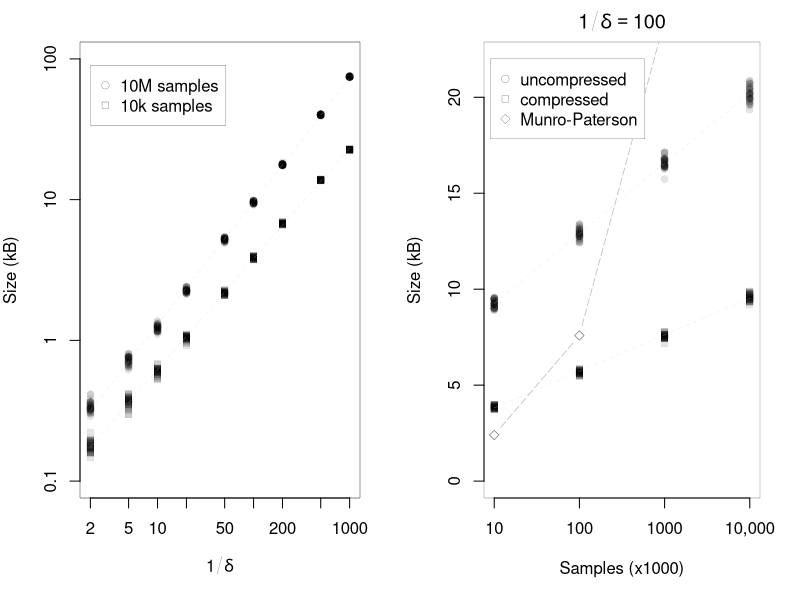
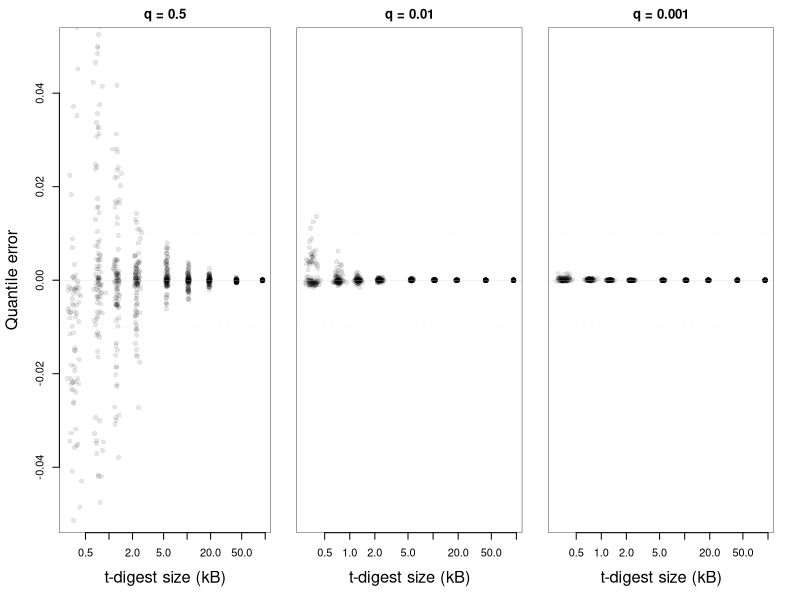

Generate these figures, in order, with R:
data = read.delim("scaling.tsv")
errors = read.delim("error-scaling.tsv")
errors$kb = errors$size/1000

pdf("scaling.pdf", width=6, height=2.5, pointsize=7)
layout(matrix(c(1,2), 1, 2, byrow=T), widths=c(1,1))

old = par(mar=c(5.1,4,2.1,2), lwd=0.2)

plot(size1 ~ compression, data[data$samples==10000,], log='xy',
     xlab=expression(1/delta), ylab="Size (kB)", ylim=c(100,100000),
     cex=1, bg=rgb(0,0,0,0.1), col=rgb(0,0,0,0.1), pch=21,
     yaxt='n')
axis(at=c(100,1000,10000,100000), labels=c("0.1", "1", "10", "100"), side=2)
box()

#points(size1 ~ compression, data[data$samples==100,], log='xy',
#     xlab=expression(1/delta), ylab="Size (kB)", 
#       cex=0.5, bg=rgb(0,0,0,0.1), col=rgb(0,0,0,0.1), pch=21)
#
points(size1 ~ compression, data[data$samples==10,], 
       cex=1, bg=rgb(0,0,0,0.1), col=rgb(0,0,0,0.1), pch=22)

legend(2, 9e4, c("10M samples", "10k samples"), pch=c(21,22)) 

c = seq(2,1100,by=1)
m10 = lm(log(size1) ~ log(compression), data[data$samples==10,])
m100 = lm(log(size1) ~ log(compression), data[data$samples==100,])
m10000 = lm(log(size1) ~ log(compression), data[data$samples==10000,])
lines(c, exp(predict(m10, newdata=data.frame(compression=c))), lty=2, col='lightgray')
#lines(c, exp(predict(m100, newdata=data.frame(compression=c))), lty=2, col='lightgray')
lines(c, exp(predict(m10000, newdata=data.frame(compression=c))), lty=2, col='lightgray')
par(old)

old = par(mar=c(5.1,4.2,2.1,2), lwd=0.2)
plot(size2/1000 ~ samples, data[data$compression==100,], log='x', ylim=c(0,22),
     xlab="Samples (x1000)", ylab="Size (kB)", xaxt='n',
     cex=1, bg=rgb(0,0,0,0.1), col=rgb(0,0,0,0.1), pch=21, main=expression(1/delta == 100))
axis(at=c(10,100,1000,10000), labels=c(10,100,1000,"10,000"), side=1)
points(size1/1000 ~ samples, data[data$compression==100,],
       cex=1, bg=rgb(0,0,0,0.1), col=rgb(0,0,0,0.1), pch=22)
ms2 = lm(size2/1000 ~ log(samples), data[data$compression==100,])
s = seq(10, 10000, by=10)
lines(s, predict(ms2, newdata=data.frame(samples=s)), lty=2, col='lightgray')

ms1 = lm(size1/1000 ~ log(samples), data[data$compression==100,])
lines(s, predict(ms1, newdata=data.frame(samples=s)), lty=2, col='lightgray')

samples = c(10,100,1000,10000)
mpSize = 6*((samples*1000) ^ 0.5 * 4)/1000
lines(samples, mpSize, lty=5, pch=23, type='b', lwd=0.8, col='grey')
points(samples, mpSize, lty=5, pch=23)

#box()

legend(9, 22, c("uncompressed", "compressed", "Munro-Paterson"), pch=c(21,22,23)) 

par(old)

dev.off()

pdf("error-scaling.pdf", width=6, height=2, pointsize=7)
layout(matrix(c(1,2,3), 1, 3, byrow=T), widths=c(1.18,1,1))

for (q in c(0.5, 0.01, 0.001)) {
  if (q == 0.5) {
    old = par(mar=c(5.1,4.5,2.1,2))
  } else {
    old = par(mar=c(5.1,0,2.1,2))
  }
  par(lwd=0.2)
  top = paste("q =", q)
  plot(error ~ kb, errors[errors$q == q,],
       ylim=c(-0.05, 0.05),
       pch=21, bg=rgb(0,0,0,.1), col=rgb(0,0,0,.1), log='x',
       xlab="t-digest size (kB)", ylab="Quantile error", cex.lab=1.5,
       yaxt='n', main=top)
  abline(h=0, col='lightgray')
  abline(h=0.01, col='lightgray', lty=2)
  abline(h=-0.01, col='lightgray', lty=2)

  box()
  if (q == 0.5) {
    axis(side=2)
  }
  text(20, 0.09, paste("q =",q))
  par(old)
}

dev.off()
